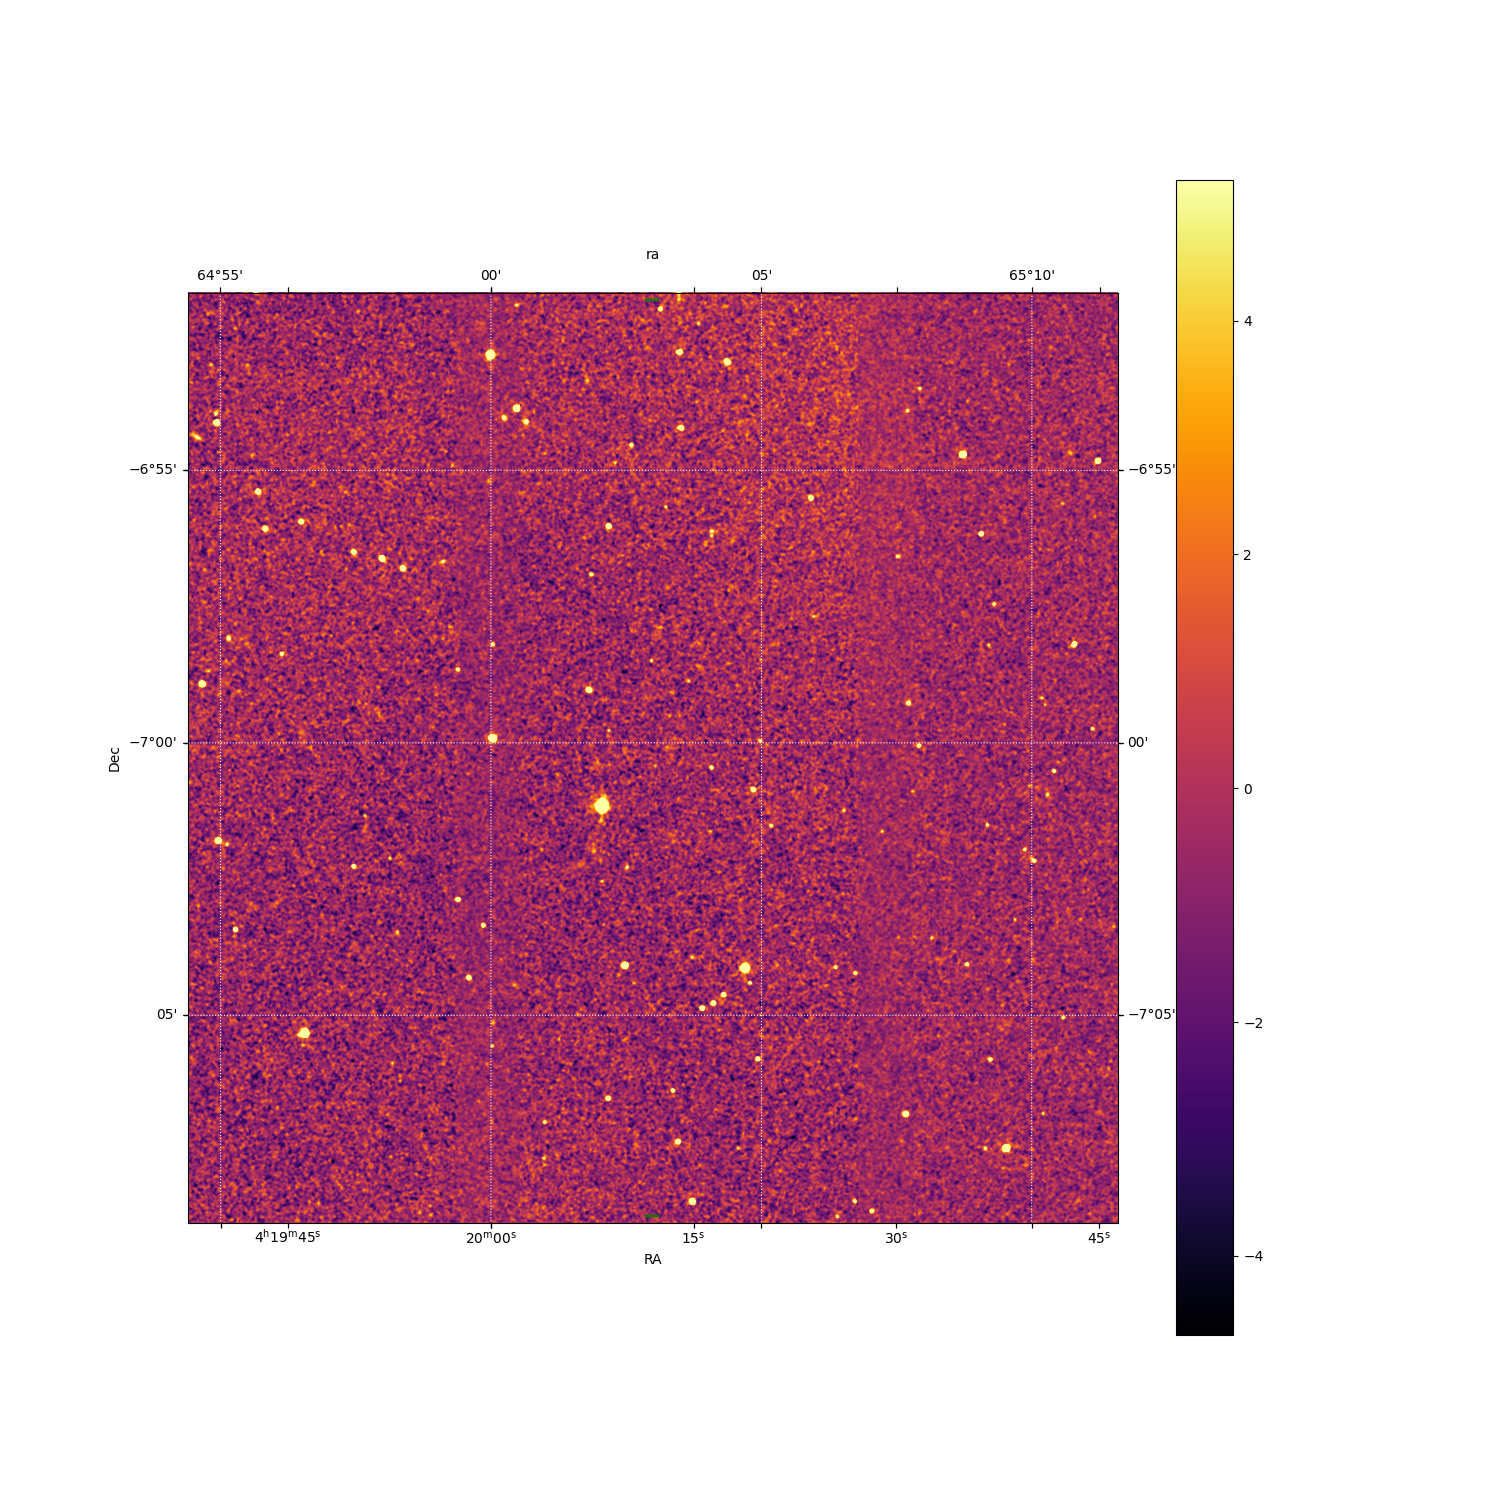

The Python source for this figure:
#Elizabeth Lillehei

#--------------------------------------------------------------------------------------------------------------------
# IMPORTS
#--------------------------------------------------------------------------------------------------------------------


import astropy
import astroquery
import astropy.units as u
import numpy as np
import matplotlib.pyplot as plt
import urllib 
import pandas as pd 


from scipy.stats import norm
from urllib.parse import urlencode
from astropy.io import fits
from astroquery.simbad import Simbad
from astroquery.vizier import Vizier
from astroquery.hips2fits import hips2fits
from astropy.coordinates import SkyCoord, Longitude, Latitude, Angle
from astropy import wcs as astropy_wcs
from astroquery.hips2fits import conf




#--------------------------------------------------------------------------------------------------------------------
# INPUTS
#--------------------------------------------------------------------------------------------------------------------

Database = 'CDS/P/2MASS/K'        #Hips2fits database


height    = 1024                   #Pixel image sizes
width     = 1024
pixel     = 0.0002777777778     # [deg] Coordinate increment at reference point. 0.0002777777778 corresponds to 1px/arcsecond

# Multiplying this number by 12.5 nets us 3.555556, or 1px/ 12.5 arcseconds, This will be the largest number we will use

#--------------------------------------------------------------------------------------------------------------------
# SPACECRAFT DATA 
#--------------------------------------------------------------------------------------------------------------------

data = np.genfromtxt('satcoord.csv',delimiter=',',skip_header=1) # inputs data file

TimeEST = data[:,0]
RA      = data[:,1]
Dec     = data[:,2]
Az      = data[:,3]
Alt     = data[:,4]
Dist    = data[:,5]
R_Flux  = data[:,6]
# Count   = data[:,7]
# AirMass = data[:,8]


def find_middle(lst):
    length = len(lst)  # Get the length of the list
 
    if length % 2 != 0:  # Check if the length is odd
        middle_index = length // 2
        return lst[middle_index]
    else:
        second_middle_index = length // 2
        return lst[second_middle_index]

    

RA_import = find_middle(RA)
Dec_import = find_middle(Dec)

print("The length of the imported CSV File is {}".format(len(data)))
print("If the CSV file is over 10,000 you may encounter long wait times \n")

print ("INFO: SPACECRAFT DATA IMPORTED")
#--------------------------------------------------------------------------------------------------------------------
# SIMBAD REGION QUERY
#--------------------------------------------------------------------------------------------------------------------



#      First, RA, h   m  s      Dec,  d  m  s 
# Coord = SkyCoord('0   37  41.1       -33 42 59', unit=(u.hourangle, u.deg), frame='fk5') 
# query_results = Simbad.query_region(Coord, radius =queryrad)


# print(query_results)


# object_main_id = query_results[0]['MAIN_ID']
# object_coords = SkyCoord(ra=query_results['RA'], dec=query_results['DEC'], 
#                           unit=(u.hourangle, u.deg), frame='icrs')



# query_params = { 
#      'hips': Database,
#      'object': object_main_id, 
#      'ra': object_coords[0].ra.value, 
#      'dec': object_coords[0].dec.value, 
#      'fov': (resolution1 * u.arcmin).to(u.deg).value, 
#      'width': width, 
#      'height': height
# }

#--------------------------------------------------------------------------------------------------------------------
# HIPS2FITS QUERY FOR FITS FILE
#--------------------------------------------------------------------------------------------------------------------

print("Your Imported RA is {} \n".format(abs(RA[-1]-RA[0])))

if abs(RA[-1]-RA[0]) >= 3.55:
    print("RA Tracking too large! Please limit the scale of the data to under 3.55 degrees")
elif 2.84  <= abs(RA[-1]-RA[0]) < 3.55:
    w = astropy_wcs.WCS(header={
	'BITPIX': 16,
    'WCSAXES': 2,           # Number of coordinate axes
    'CTYPE1': 'RA---TAN', 
    'CUNIT1': 'deg', 
    'CDELT1': pixel * 12.5,        
    'CRPIX1': 512, 
    'CRVAL1': RA_import,
    'NAXIS1': height,
    'CTYPE2': 'DEC--TAN', 
    'CUNIT2': 'deg', 
    'CDELT2': pixel * 12.5,      
    'CRPIX2': 512, 
    'CRVAL2': Dec_import, 
    'NAXIS2': width
    })

    wcs_input_dict = {
    'CTYPE1': 'RA---TAN', 
    'CUNIT1': 'deg', 
    'CDELT1': pixel * 12.5, 
    'CRPIX1': 1, 
    'CRVAL1': RA_import, 
    'NAXIS1': height,
    'CTYPE2': 'DEC--TAN', 
    'CUNIT2': 'deg', 
    'CDELT2': pixel * 12.5, 
    'CRPIX2': 1, 
    'CRVAL2': Dec_import, 
    'NAXIS2': width
    }
    satzoom = 30
    print("For this image, 1px is 12.5 arcseconds")
elif 2.27  <= abs(RA[-1]-RA[0]) < 2.84:
    w = astropy_wcs.WCS(header={
	'BITPIX': 16,
    'WCSAXES': 2,           # Number of coordinate axes
    'CTYPE1': 'RA---TAN', 
    'CUNIT1': 'deg', 
    'CDELT1': pixel * 10,        
    'CRPIX1': 512, 
    'CRVAL1': RA_import,
    'NAXIS1': height,
    'CTYPE2': 'DEC--TAN', 
    'CUNIT2': 'deg', 
    'CDELT2': pixel * 10,      
    'CRPIX2': 512, 
    'CRVAL2': Dec_import, 
    'NAXIS2': width
    })
    wcs_input_dict = {
    'CTYPE1': 'RA---TAN', 
    'CUNIT1': 'deg', 
    'CDELT1': pixel * 10, 
    'CRPIX1': 1, 
    'CRVAL1': RA_import, 
    'NAXIS1': height,
    'CTYPE2': 'DEC--TAN', 
    'CUNIT2': 'deg', 
    'CDELT2': pixel * 10, 
    'CRPIX2': 1, 
    'CRVAL2': Dec_import, 
    'NAXIS2': width
    }
    satzoom = 30
    print("For this image, 1px is 10 arcseconds")
elif 1.70  <= abs(RA[-1]-RA[0]) < 2.27:
    w = astropy_wcs.WCS(header={
	'BITPIX': 16,
    'WCSAXES': 2,           # Number of coordinate axes
    'CTYPE1': 'RA---TAN', 
    'CUNIT1': 'deg', 
    'CDELT1': pixel * 8,        
    'CRPIX1': 512, 
    'CRVAL1': RA_import,
    'NAXIS1': height,
    'CTYPE2': 'DEC--TAN', 
    'CUNIT2': 'deg', 
    'CDELT2': pixel * 8,      
    'CRPIX2': 512, 
    'CRVAL2': Dec_import, 
    'NAXIS2': width
    })
    wcs_input_dict = {
    'CTYPE1': 'RA---TAN', 
    'CUNIT1': 'deg', 
    'CDELT1': pixel * 8, 
    'CRPIX1': 1, 
    'CRVAL1': RA_import, 
    'NAXIS1': height,
    'CTYPE2': 'DEC--TAN', 
    'CUNIT2': 'deg', 
    'CDELT2': pixel * 8, 
    'CRPIX2': 1, 
    'CRVAL2': Dec_import, 
    'NAXIS2': width
    }
    satzoom = 30
    print("For this image, 1px is 8 arcseconds")
elif 1.13  <= abs(RA[-1]-RA[0]) < 1.70:
    w = astropy_wcs.WCS(header={
	'BITPIX': 16,
    'WCSAXES': 2,           # Number of coordinate axes
    'CTYPE1': 'RA---TAN', 
    'CUNIT1': 'deg', 
    'CDELT1': pixel * 6,        
    'CRPIX1': 512, 
    'CRVAL1': RA_import,
    'NAXIS1': height,
    'CTYPE2': 'DEC--TAN', 
    'CUNIT2': 'deg', 
    'CDELT2': pixel * 6,      
    'CRPIX2': 512, 
    'CRVAL2': Dec_import, 
    'NAXIS2': width
    })
    wcs_input_dict = {
    'CTYPE1': 'RA---TAN', 
    'CUNIT1': 'deg', 
    'CDELT1': pixel * 6, 
    'CRPIX1': 1, 
    'CRVAL1': RA_import, 
    'NAXIS1': height,
    'CTYPE2': 'DEC--TAN', 
    'CUNIT2': 'deg', 
    'CDELT2': pixel * 6, 
    'CRPIX2': 1, 
    'CRVAL2': Dec_import, 
    'NAXIS2': width
    }
    satzoom = 30
    print("For this image, 1px is 6 arcseconds")
elif 0.56  <= abs(RA[-1]-RA[0]) < 1.13:
    w = astropy_wcs.WCS(header={
	'BITPIX': 16,
    'WCSAXES': 2,           # Number of coordinate axes
    'CTYPE1': 'RA---TAN', 
    'CUNIT1': 'deg', 
    'CDELT1': pixel * 4,        
    'CRPIX1': 512, 
    'CRVAL1': RA_import,
    'NAXIS1': height,
    'CTYPE2': 'DEC--TAN', 
    'CUNIT2': 'deg', 
    'CDELT2': pixel * 4,      
    'CRPIX2': 512, 
    'CRVAL2': Dec_import, 
    'NAXIS2': width
    })
    wcs_input_dict = {
    'CTYPE1': 'RA---TAN', 
    'CUNIT1': 'deg', 
    'CDELT1': pixel * 4, 
    'CRPIX1': 1, 
    'CRVAL1': RA_import, 
    'NAXIS1': height,
    'CTYPE2': 'DEC--TAN', 
    'CUNIT2': 'deg', 
    'CDELT2': pixel * 4, 
    'CRPIX2': 1, 
    'CRVAL2': Dec_import, 
    'NAXIS2': width
    }
    satzoom = 30
    print("For this image, 1px is 4 arcseconds")
elif 0.28  <= abs(RA[-1]-RA[0]) < 0.56:
    w = astropy_wcs.WCS(header={
	'BITPIX': 16,
    'WCSAXES': 2,           # Number of coordinate axes
    'CTYPE1': 'RA---TAN', 
    'CUNIT1': 'deg', 
    'CDELT1': pixel * 2,        
    'CRPIX1': 512, 
    'CRVAL1': RA_import,
    'NAXIS1': height,
    'CTYPE2': 'DEC--TAN', 
    'CUNIT2': 'deg', 
    'CDELT2': pixel * 2,      
    'CRPIX2': 512, 
    'CRVAL2': Dec_import, 
    'NAXIS2': width
    })

    wcs_input_dict = {
    'CTYPE1': 'RA---TAN', 
    'CUNIT1': 'deg', 
    'CDELT1': pixel * 2, 
    'CRPIX1': 1, 
    'CRVAL1': RA_import, 
    'NAXIS1': height,
    'CTYPE2': 'DEC--TAN', 
    'CUNIT2': 'deg', 
    'CDELT2': pixel * 2, 
    'CRPIX2': 1, 
    'CRVAL2': Dec_import, 
    'NAXIS2': width
    }
    satzoom = 35
    print("For this image, 1px is 2 arcseconds")
elif 0.1 <= abs(RA[-1]-RA[0]) < 0.28:
    w = astropy_wcs.WCS(header={
	'BITPIX': 16,
    'WCSAXES': 2,           # Number of coordinate axes
    'CTYPE1': 'RA---TAN', 
    'CUNIT1': 'deg', 
    'CDELT1': pixel,        
    'CRPIX1': 512, 
    'CRVAL1': RA_import,
    'NAXIS1': height,
    'CTYPE2': 'DEC--TAN', 
    'CUNIT2': 'deg', 
    'CDELT2': pixel,      
    'CRPIX2': 512, 
    'CRVAL2': Dec_import, 
    'NAXIS2': width
    })
    wcs_input_dict = {
    'CTYPE1': 'RA---TAN', 
    'CUNIT1': 'deg', 
    'CDELT1': pixel, 
    'CRPIX1': 1, 
    'CRVAL1': RA_import, 
    'NAXIS1': height,
    'CTYPE2': 'DEC--TAN', 
    'CUNIT2': 'deg', 
    'CDELT2': pixel, 
    'CRPIX2': 1, 
    'CRVAL2': Dec_import, 
    'NAXIS2': width
    }
    satzoom = 50
    print("For this image, 1px is 1 arcsecond")
elif 0.00  <= abs(RA[-1]-RA[0]) < 0.1:
    print("RA Tracking too small! Please limit the scale of the date to over 0.1 degrees.") 

print ("INFO: WCS Header Created")

result = hips2fits.query_with_wcs(
    hips=Database,
    wcs = w,
    get_query_payload=False,
)

print ("INFO: Fits file imported")


#--------------------------------------------------------------------------------------------------------------------
# DOWNLOAD FITS FILE
#--------------------------------------------------------------------------------------------------------------------


result.writeto("2MASS_FITS.fits",overwrite=True)

#--------------------------------------------------------------------------------------------------------------------
# MODIFY WCS HEADER TO PREPARE FOR EDITING
#--------------------------------------------------------------------------------------------------------------------


wcs_landolt_dict = astropy_wcs.WCS(wcs_input_dict)

header_data_unit_list = fits.open("2MASS_FITS.fits")

print("Displaying Basic FITS header data")
header_data_unit_list.info()

print()

image1 = header_data_unit_list[0].data

header1 =header_data_unit_list[0].header

wcs_landolt = astropy_wcs.WCS(header1)






#--------------------------------------------------------------------------------------------------------------------
# GRAB AND MODIFY FITS FILE
#--------------------------------------------------------------------------------------------------------------------
print ("INFO: file grabbed for modification")


# fig = plt.figure(figsize=(10, 10), frameon=False)
# ax = plt.subplot(projection=wcs_landolt)

#          head_width=0, head_length=0, 
#          fc='red', ec='red', width=0.003, 
#          transform=ax.get_transform('icrs'))
# plt.text(RA[-1], -4.075, '0.1 deg', 
#          color='white', rotation=90, 
#          transform=ax.get_transform('icrs'))

def Landoltplot(image,figsize=(15,15),cmap='inferno',scale=0.5,colorbar=False,header=None,wcsplot=None,**kwargs):
    fig = plt.figure(figsize=figsize)
    ax = plt.subplot(projection=wcsplot)
    mu = np.mean(image)
    s = np.std(image)
    dvmin = mu - scale*s
    dvmax = mu + scale*s
    if all(['vmin','vmax']) in kwargs.keys():
       im = ax.imshow(image,origin='lower',cmap=cmap,vmin=kwargs['vmin'],vmax=kwargs['vmax'])
    elif 'vmin' in kwargs.keys():
        im = ax.imshow(image,origin='lower',cmap=cmap,vmin=kwargs['vmin'],vmax=dvmax)
    elif 'vmax' in kwargs.keys():
        im = ax.imshow(image,origin='lower',cmap=cmap,vmin=dvmin,vmax=kwargs['vmax'])
    else:
        im = ax.imshow(image,origin='lower',cmap=cmap,vmin=dvmin,vmax=dvmax)
    if colorbar:
        cbar = plt.colorbar(im,ax=ax)


    ax.arrow(RA[0], Dec[0]+((1/satzoom)*Dec[0]), (RA[-1]-RA[0]), (Dec[-1]-Dec[0]),
             head_width=0, head_length=0, 
            fc='green', ec='green', width=0.0003, 
            transform=ax.get_transform('icrs')) 
    
    ax.arrow(RA[0], Dec[0]-((1/satzoom)*Dec[0]), (RA[-1]-RA[0]), (Dec[-1]-Dec[0]), 
             head_width=0, head_length=0, 
            fc='green', ec='green', width=0.0003, 
            transform=ax.get_transform('icrs')) 
    

    # ax.arrow(RA[0], Dec[0], (RA[-1]-RA[0]), (Dec[-1]-Dec[0]), 
    #          head_width=0, head_length=0, 
    #         fc='red', ec='red', width=0.0003, 
    #         transform=ax.get_transform('icrs'))

    # for i in range(0,len(data)):
    #     if R_Flux[i] == 0:
    #         ax.scatter(RA[i],Dec[i], s=0.0001, marker=".", edgecolors=None, alpha= 0, transform=ax.get_transform('icrs'))
    #     else:
    #         ax.scatter(RA[i],Dec[i], s=0.0001, marker=".", edgecolors=None, transform=ax.get_transform('icrs'))


    
    overlay = ax.get_coords_overlay('icrs')
    overlay.grid(color='white', ls='dotted')
    plt.xlabel(r'RA')
    plt.ylabel(r'Dec')
    plt.savefig("Image_sim.png")
    plt.show()
    return fig, ax    



Landoltplot(image1,scale=0.5, colorbar=True,wcsplot=wcs_landolt, vmin=-4.677, vmax=10)

print ("INFO: PNGs Created! Closing code.")